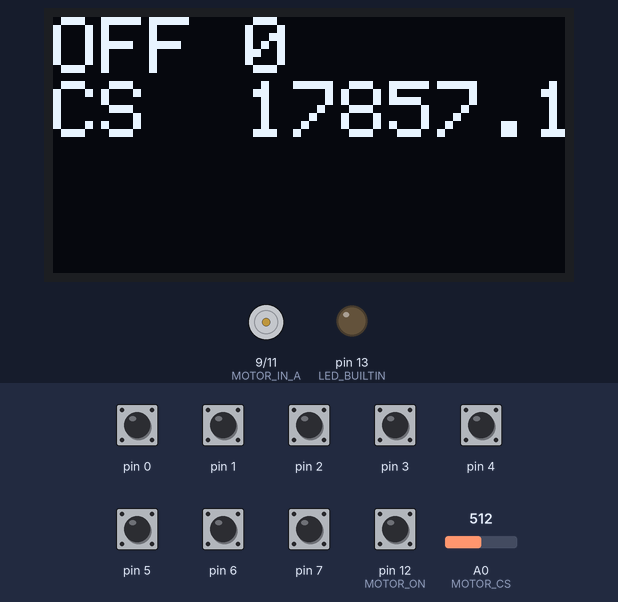
Bench run of a sketch on a simulated Arduino Uno, built with avr-gcc and run on an emulated ATmega328P. Shown: 128×64 one-colour display, motor-driver pin pairs drawn as motors (green arrow = first pin HIGH = forward, orange = second pin HIGH = backward, longer = more drive, scaled by the enable pin), output pins drawn as LEDs (lit = HIGH). The inputs (shaded band) are chosen by the test bench; at power-on: pin 0–7, pin 12 (MOTOR_ON) HIGH, A0 (MOTOR_CS) = 512.

Above: at 1.2 s.
1.3 s: pin 12 (MOTOR_ON) pulled LOW for 0.15 s
At 2.7 s:
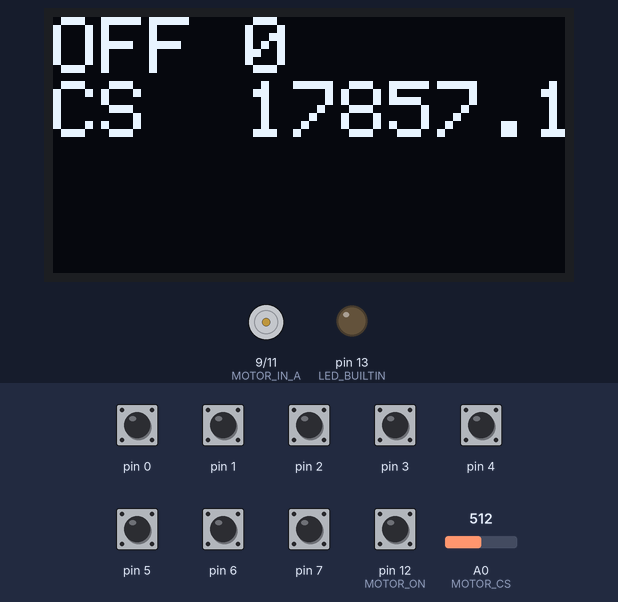
3.0 s: A0 (MOTOR_CS) set to 716
At 4.2 s:
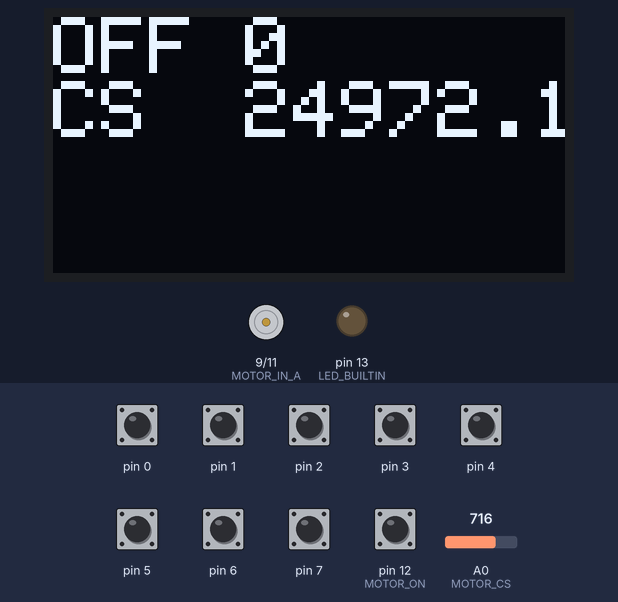
4.5 s: pin 0 pulled LOW for 0.15 s
At 4.64 s:
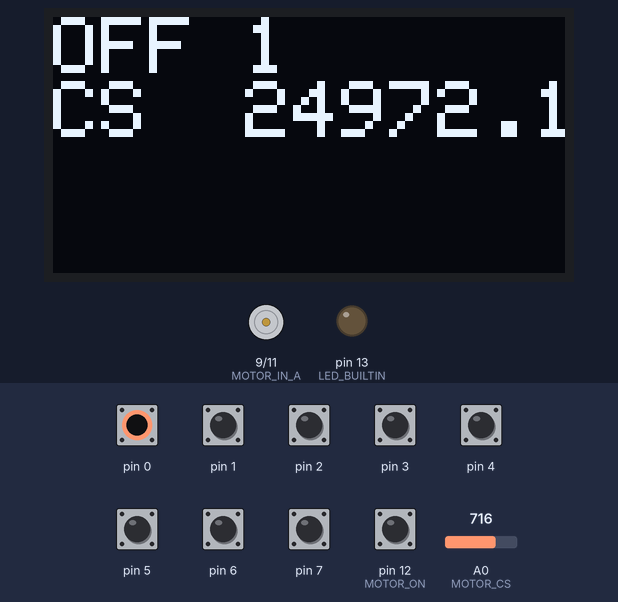
6.2 s: pin 1 pulled LOW for 0.15 s
At 6.32 s:
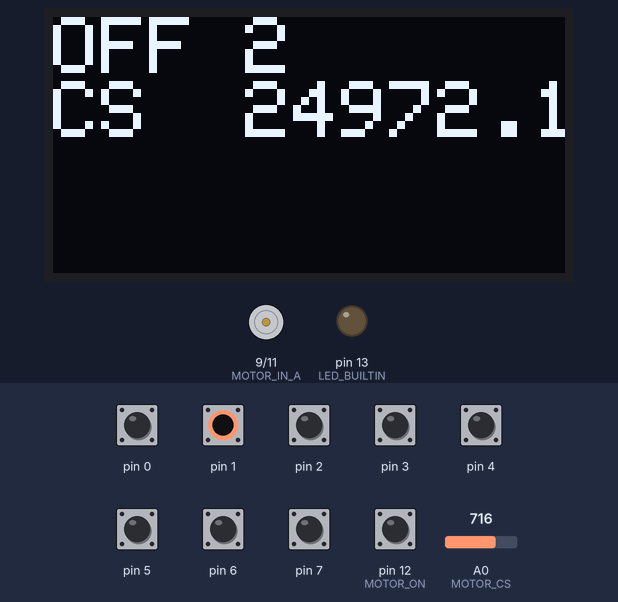
7.8 s: pin 2 pulled LOW for 0.15 s
At 7.99 s:
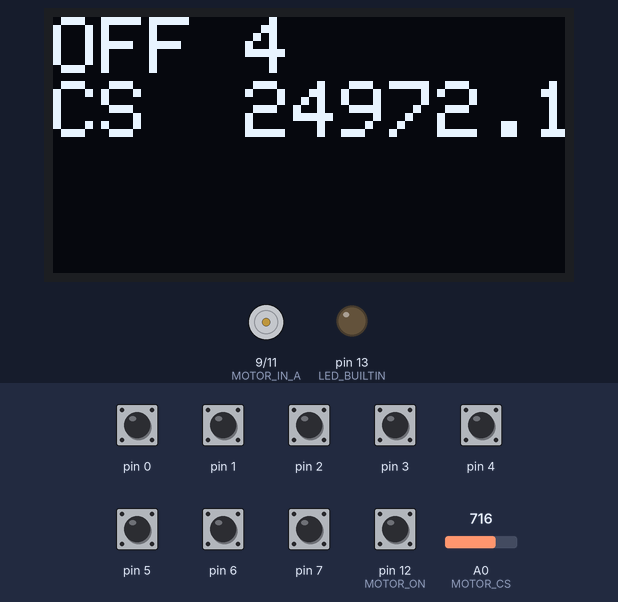
9.5 s: pin 3 pulled LOW for 0.15 s
At 9.66 s:
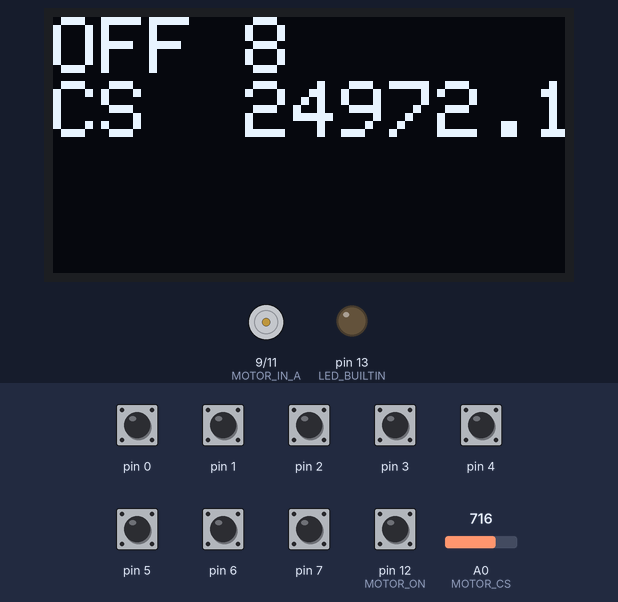
Timing chart, 0 to 12.2 s (numbered marks = the images above; inputs shaded):
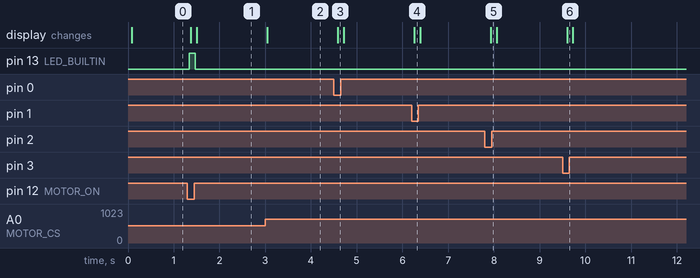

Measured:
- after the input at 1.3 s, pin 13 (LED_BUILTIN): LOW → HIGH at once, → LOW 0.13 s later; the display: first changes after 0.07 s (image 1 shows a later state)
- after the input at 3.0 s, the display: changes at once (image 2)
- after the input at 4.5 s, the display: changes after 0.09 s (image 3)
- after the input at 6.2 s, the display: changes after 0.06 s (image 4)
- after the input at 7.8 s, the display: changes after 0.13 s (image 5)
- after the input at 9.5 s, the display: changes after 0.10 s (image 6)

The sketch:

motor_tester.ino
```cpp
/*
 * motor_tester.ino
 *
 * Test harness setup to measure motor performance parameters with the H-bridge
 * I'm using (VNH5019). Specifically, I'm measuring RPM using an IR tachyometer
 * and voltage/current with a pair of multimeters.
 *
 * For control, I'm using a rotary encoder with an RGB LED built in (which
 * won't be used for much, but wanted to test it and have some blinkenlights).
 * The built-in button will handle stop/start of motor, while the encoder will
 * set speed (via PWM) and direction (CW or CCW cranking).
 *
 */

#include <Arduino.h>
#include <Adafruit_GFX.h>
#include <Adafruit_SSD1306.h>
#include <SPI.h>
#include <Wire.h>
#include <string.h>
#include <stdlib.h>
#include <avr/io.h>
#include <avr/pgmspace.h>

////////////////////////////////////////////////////////////////////////
// PIN ASSIGNMENT
////////////////////////////////////////////////////////////////////////

#define MOTOR_IN_A 9
#define MOTOR_PWM  10
#define MOTOR_IN_B 11
#define MOTOR_ON   12
#define MOTOR_CS   A0

////////////////////////////////////////////////////////////////////////
// OTHER CONSTANTS
////////////////////////////////////////////////////////////////////////

// Hardware serial speed for debuggin'
#define BAUD_RATE 9600

// Display params
#define DISPLAY_ADDR     SSD1306_I2C_ADDRESS
#define DISPLAY_MODE     SSD1306_SWITCHCAPVCC
#define DISPLAY_TEXTSIZE 2
#define DISPLAY_COLOR    WHITE
#define DISPLAY_RST_PIN  8

////////////////////////////////////////////////////////////////////////
// GLOBAL STATE VARIABLES
////////////////////////////////////////////////////////////////////////

// Display controller object
Adafruit_SSD1306 display(DISPLAY_RST_PIN);

// Holds the current speed state
uint8_t speed = 0;

// Motor on/off state via switch
boolean motor_on = false;

// Output of the current sense pin (in mA)
float current = 0;

uint8_t last_value = 0;

////////////////////////////////////////////////////////////////////////
// HELPER FUNCTIONS
////////////////////////////////////////////////////////////////////////

void printStatus() {
  display.clearDisplay();
  display.setCursor(0, 0);
  if (motor_on) {
    display.print("ON  ");
    digitalWrite(LED_BUILTIN, HIGH);
  } else {
    display.print("OFF ");
    digitalWrite(LED_BUILTIN, LOW);
  }
  display.println(speed, DEC);
  display.print("CS  ");
  display.print(current, 1);
  display.println("mA");
  display.display();
}

uint8_t getSpeed() {
  uint8_t value = 0;
  uint8_t retval = 0;

  value |= (digitalRead(0) == LOW ? 1 : 0) << 0;
  value |= (digitalRead(1) == LOW ? 1 : 0) << 1;
  value |= (digitalRead(2) == LOW ? 1 : 0) << 2;
  value |= (digitalRead(3) == LOW ? 1 : 0) << 3;
  value |= (digitalRead(4) == LOW ? 1 : 0) << 4;
  value |= (digitalRead(5) == LOW ? 1 : 0) << 5;
  value |= (digitalRead(6) == LOW ? 1 : 0) << 6;
  value |= (digitalRead(7) == LOW ? 1 : 0) << 7;
  retval = value;

  return retval;

}

float getCurrentSense() {
  int reading = analogRead(MOTOR_CS);
  return (reading / 1024.0) * 5.0 / 0.14 * 1000.0;
}

////////////////////////////////////////////////////////////////////////
// STARTUP CODE
////////////////////////////////////////////////////////////////////////

void setup() {

  // Boot display
  Wire.begin();
  display.begin(DISPLAY_MODE, DISPLAY_ADDR);
  display.clearDisplay();
  display.setTextColor(DISPLAY_COLOR);
  display.setTextSize(DISPLAY_TEXTSIZE);
  display.setTextWrap(false);
  display.println("HAI");
  display.display();

  // Configure inputs
  pinMode(MOTOR_ON, INPUT_PULLUP);
  pinMode(MOTOR_CS, INPUT);
  pinMode(0, INPUT_PULLUP);
  pinMode(1, INPUT_PULLUP);
  pinMode(2, INPUT_PULLUP);
  pinMode(3, INPUT_PULLUP);
  pinMode(4, INPUT_PULLUP);
  pinMode(5, INPUT_PULLUP);
  pinMode(6, INPUT_PULLUP);
  pinMode(7, INPUT_PULLUP);
  pinMode(LED_BUILTIN, OUTPUT);

  // Configure motor controller
  pinMode(MOTOR_IN_A, OUTPUT);
  pinMode(MOTOR_PWM, OUTPUT);
  pinMode(MOTOR_IN_B, OUTPUT);
  digitalWrite(MOTOR_IN_A, LOW);
  digitalWrite(MOTOR_IN_B, LOW);
  analogWrite(MOTOR_PWM, 0);

  //Serial.begin(BAUD_RATE);
  //Serial.println("HAI");

}

////////////////////////////////////////////////////////////////////////
// MAIN LOOP
////////////////////////////////////////////////////////////////////////

void loop() {

  motor_on = digitalRead(MOTOR_ON) ? LOW : HIGH;
  speed = getSpeed();
  current = getCurrentSense();

  if (!motor_on) {
    digitalWrite(MOTOR_IN_A, LOW);
    digitalWrite(MOTOR_IN_B, LOW);
    analogWrite(MOTOR_PWM, 0);
  } else {
    digitalWrite(MOTOR_IN_A, HIGH);
    digitalWrite(MOTOR_IN_B, LOW);
    analogWrite(MOTOR_PWM, speed);
  }

  printStatus();
  delay(100);
}

// vi: syntax=arduino
```
